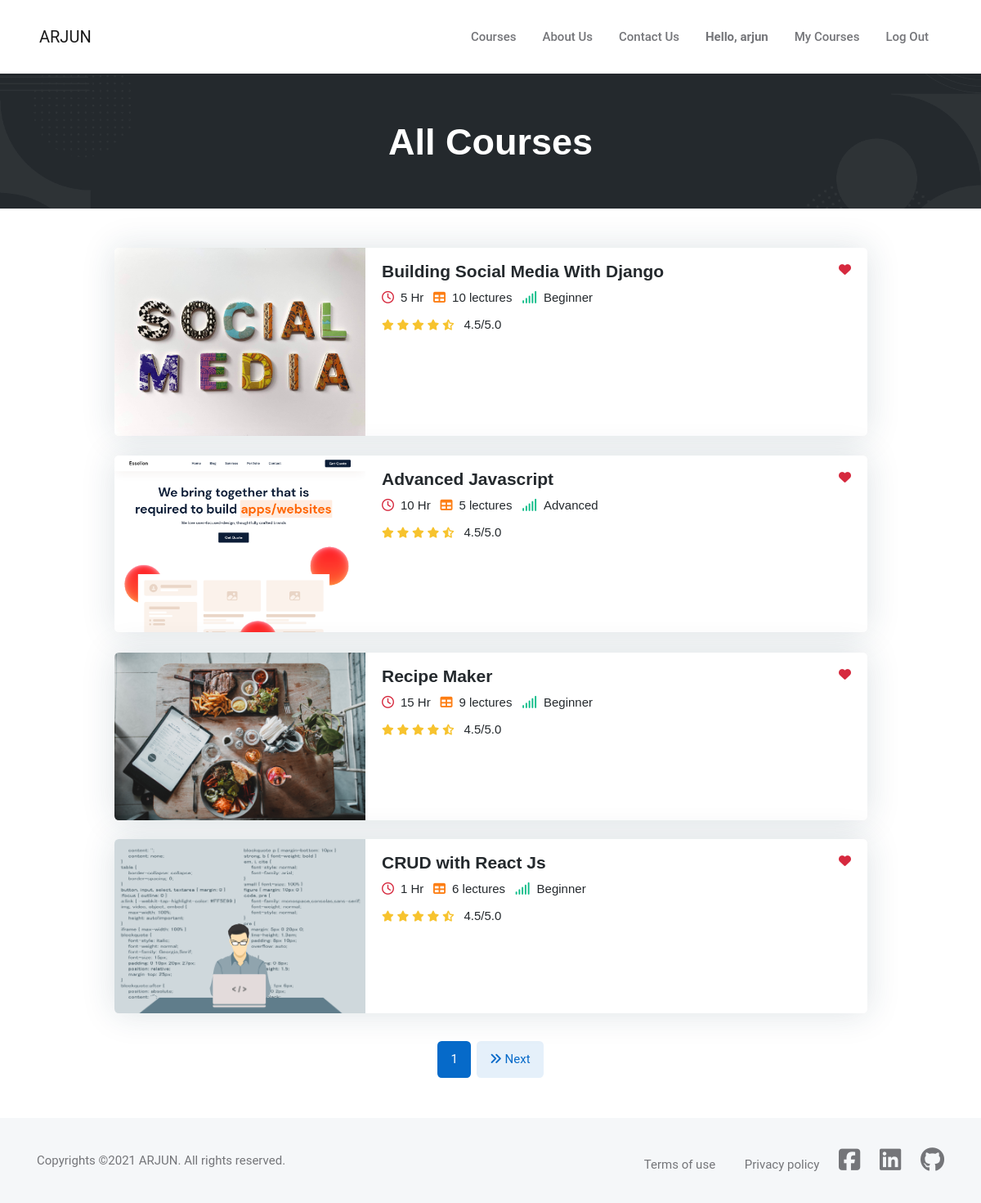
The app's page /courses/ (signed in) with its own data.
### courses/models.py (models this page shows, shortened)
class Course(models.Model):
    name = models.CharField(max_length=100, null=False)
    slug = models.SlugField(max_length=100, null=False, unique=True)
    description = models.TextField(null=True)
    price = models.IntegerField(null=False)
    discount = models.IntegerField(null=False, default=0)
    created = models.DateTimeField(auto_now_add=True)
    thumbnail = models.ImageField(upload_to='files/thumnail')
    resource = models.FileField(upload_to='files/resource', blank=True, null=True)
    length = models.IntegerField(null=False)
    active = models.BooleanField(default=False, null=True)
    level = models.CharField(choices=COURSE_LEVEL, default='Beginner', max_length=15)

### courses/views.py (the view)
# urls.py: path('courses/', CourseListView.as_view(), name='courses'),
class CourseListView(generic.ListView):
    template_name = 'courses/courses.html'
    paginate_by = 4
    queryset = Course.objects.filter(active=True)

### templates/courses/courses.html (shortened to what this page needs)
{% extends "base.html" %}
{% load static %}
{% load courses_custom_tags %}
{% block banner %}
<section class="bg-dark align-items-center d-flex"
  style="background:url({% static 'images/04.png' %}) no-repeat center center;
  background-size:cover;">
	<div class="container">
		<div class="row">
			<div class="col-12">
				<h1 class="text-white text-center">All Courses</h1>
			</div>
		</div>
	</div>
</section>
{% endblock banner %}
{% block content %}
<section class="pt-5">
	<div class="container">
		<div class="row g-4 justify-content-center">
			{% for course in object_list %}
			<div class="col-lg-10 col-xxl-6">
				<div class="card rounded overflow-hidden shadow">
					<div class="row g-0">
						<div class="col-md-4">
							<img src="{{course.thumbnail.url}}" alt="course image">
						</div>
						<div class="col-md-8">
							<div class="card-body">
								<div class="d-flex justify-content-between mb-2">
									<h5 class="card-title mb-0"><a href="{% url 'courseDetail' course.slug %}">{{course.name}}</a></h5>
									<a href="#"><i class="fas fa-heart text-danger"></i></a>
								</div>
								<ul class="list-inline mb-1">
									<li class="list-inline-item h6 fw-light mb-1 mb-sm-0"><i class="far fa-clock text-danger me-2"></i>{{course.length}} Hr</li>
									<li class="list-inline-item h6 fw-light mb-1 mb-sm-0"><i class="fas fa-table text-orange me-2"></i>{{course.video_set.count}} lectures</li>
									<li class="list-inline-item h6 fw-light"><i class="fas fa-signal text-success me-2"></i>{{course.level}}</li>
								</ul>
								<ul class="list-inline mb-0">
									<li class="list-inline-item me-0 small"><i class="fas fa-star text-warning"></i></li>
									<li class="list-inline-item me-0 small"><i class="fas fa-star text-warning"></i></li>
									<li class="list-inline-item me-0 small"><i class="fas fa-star text-warning"></i></li>
									<li class="list-inline-item me-0 small"><i class="fas fa-star text-warning"></i></li>
									<li class="list-inline-item me-0 small"><i class="fas fa-star-half-alt text-warning"></i></li>
									<li class="list-inline-item ms-2 h6 fw-light">4.5/5.0</li>
								</ul>
							</div>
						</div>
					</div>
				</div>
			</div>
			{% endfor %}
		</div>
		<div class="col-12">
			<nav class="mt-4 d-flex justify-content-center" aria-label="navigation">
				<ul class="pagination pagination-primary-soft rounded mb-0">
			        <span class="current">
			            <li class="page-item mb-0 active"><a class="page-link" href="#">{{ page_obj.number }}</a></li>
			        </span>
			        {% if page_obj.has_next %}
			            <li class="page-item mb-0"><a class="page-link" href="?page={{ page_obj.next_page_number }}"><i class="fas fa-angle-double-right"></i> Next</a></li>
			        {% endif %}
				</ul>
			</nav>
		</div>
	</div>
</section>
{% endblock content %}

### templates/navbar.html (shortened to what this page needs)
<header class="navbar-light navbar-sticky header-static">
		<nav class="navbar navbar-expand-xl">
			<div class="container-fluid px-3 px-xl-5">
			   <a class="navbar-brand" href="{% url 'home' %}">ARJUN</a>
				<div class="navbar-collapse w-100 collapse justify-content-end" id="navbarCollapse">
					<ul class="navbar-nav navbar-nav-scroll">
						<li class="nav-item"><a class="nav-link" href="{% url 'courses' %}">Courses</a></li>
						<li class="nav-item"><a class="nav-link" href="{% url 'about' %}">About Us</a></li>
						<li class="nav-item"><a class="nav-link" href="{% url 'contact' %}">Contact Us</a></li>
						{% if request.user.is_authenticated %}
						<li class="nav-item "><a class="nav-link"><strong>Hello, {{user}}</strong></a></li>
						<li class="nav-item"><a class="nav-link" href="{% url 'my_courses' %}">My Courses</a></li>
						<li class="nav-item"><a class="nav-link" href="{% url 'account_logout' %}">Log Out</a></li>
						{% else %}
						<li class="nav-item"><a class="nav-link" href="{% url 'account_signup' %}">Register</a></li>
						<li class="nav-item"><a class="nav-link" href="{% url 'account_login' %}">Log In</a></li>
						{% endif %}
					</ul>
				</div>
			</div>
		</nav>
	</header>

### records on screen
Course: thumbnail (picture), name "Building Social Media With Django", length "5", video_set.count "10", level "Beginner"
Course: thumbnail (picture), name "Advanced Javascript", length "10", video_set.count "5", level "Advanced"
Course: thumbnail (picture), name "Recipe Maker", length "15", video_set.count "9", level "Beginner"
Course: thumbnail (picture), name "CRUD with React Js", length "1", video_set.count "6", level "Beginner"

### other values on screen
{{ user }} "arjun"
{{ page_obj.number }} "1"
